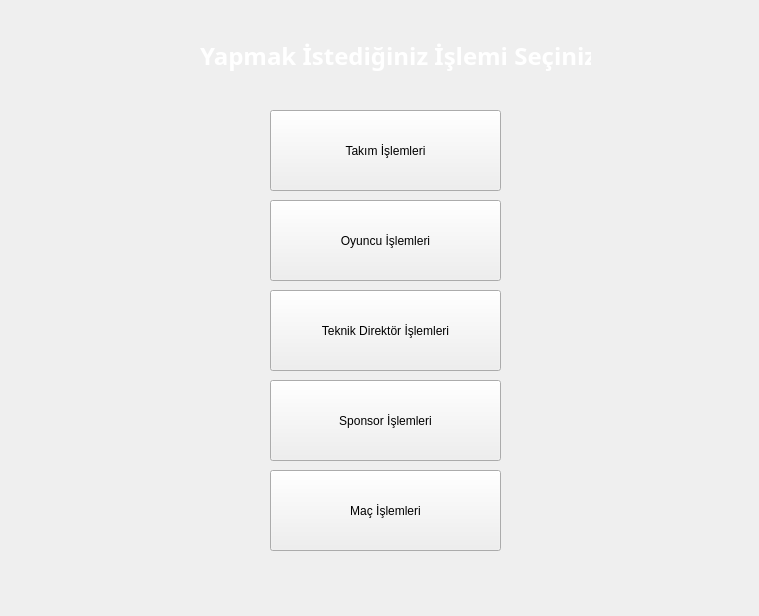
<?xml version="1.0" encoding="UTF-8"?>
<ui version="4.0">
 <class>Form</class>
 <widget class="QWidget" name="Form">
  <property name="geometry">
   <rect>
    <x>0</x>
    <y>0</y>
    <width>759</width>
    <height>616</height>
   </rect>
  </property>
  <property name="windowTitle">
   <string>Form</string>
  </property>
  <property name="styleSheet">
   <string notr="true"/>
  </property>
  <widget class="QLabel" name="label">
   <property name="geometry">
    <rect>
     <x>-10</x>
     <y>-10</y>
     <width>801</width>
     <height>661</height>
    </rect>
   </property>
   <property name="styleSheet">
    <string notr="true">border-image: url(:/oda/national-team-dressing.ico);</string>
   </property>
   <property name="text">
    <string/>
   </property>
  </widget>
  <widget class="QLabel" name="label_2">
   <property name="geometry">
    <rect>
     <x>200</x>
     <y>10</y>
     <width>391</width>
     <height>91</height>
    </rect>
   </property>
   <property name="font">
    <font>
     <family>Bahnschrift SemiBold SemiConden</family>
     <pointsize>18</pointsize>
     <weight>75</weight>
     <bold>true</bold>
    </font>
   </property>
   <property name="styleSheet">
    <string notr="true">color:white</string>
   </property>
   <property name="text">
    <string>Yapmak İstediğiniz İşlemi Seçiniz</string>
   </property>
  </widget>
  <widget class="QPushButton" name="pushButton">
   <property name="geometry">
    <rect>
     <x>270</x>
     <y>110</y>
     <width>231</width>
     <height>81</height>
    </rect>
   </property>
   <property name="text">
    <string>Takım İşlemleri</string>
   </property>
  </widget>
  <widget class="QPushButton" name="pushButton_2">
   <property name="geometry">
    <rect>
     <x>270</x>
     <y>200</y>
     <width>231</width>
     <height>81</height>
    </rect>
   </property>
   <property name="text">
    <string>Oyuncu İşlemleri</string>
   </property>
  </widget>
  <widget class="QPushButton" name="pushButton_3">
   <property name="geometry">
    <rect>
     <x>270</x>
     <y>290</y>
     <width>231</width>
     <height>81</height>
    </rect>
   </property>
   <property name="text">
    <string>Teknik Direktör İşlemleri</string>
   </property>
  </widget>
  <widget class="QPushButton" name="pushButton_4">
   <property name="geometry">
    <rect>
     <x>270</x>
     <y>380</y>
     <width>231</width>
     <height>81</height>
    </rect>
   </property>
   <property name="text">
    <string>Sponsor İşlemleri</string>
   </property>
  </widget>
  <widget class="QPushButton" name="pushButton_5">
   <property name="geometry">
    <rect>
     <x>270</x>
     <y>470</y>
     <width>231</width>
     <height>81</height>
    </rect>
   </property>
   <property name="text">
    <string>Maç İşlemleri</string>
   </property>
  </widget>
 </widget>
 <resources>
  <include location="oda.qrc"/>
 </resources>
 <connections/>
</ui>
